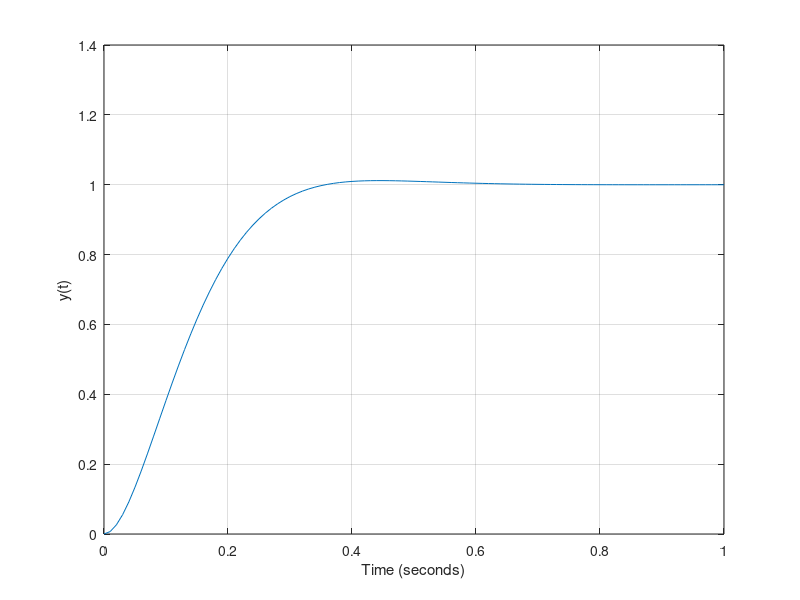

Reproduce this figure in MATLAB.
% Chapter 5: Figure 5.52
%
%    Ka=30 is currently selected.  You can select Ka=60 and re-run.
%
Ka=30;
t=[0:0.01:1];
nc=[Ka*5];dc=[1]; sysc=tf(nc,dc);
ng=[1];dg=[1 20 0]; sysg=tf(ng,dg);
sys1=series(sysc,sysg);
sys=feedback(sys1,[1]);
[y,T]=step(sys,t);
plot(T,y), grid
xlabel('Time (seconds)')
ylabel('y(t)')
